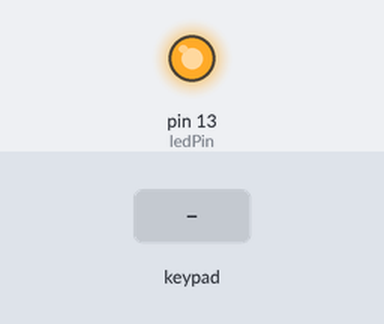
Simulated run of this sketch. Board: Arduino Uno, built with avr-gcc and run on an emulated ATmega328P. On the bench: output pins drawn as LEDs (lit = HIGH). Wiring (inferred from the signals the program sends): 4×4 keypad with keys 1 2 3 A 4 5 6 B 7 8 9 C * 0 # D: rows A0, pin 15, pin 16, pin 17; columns pin 2, pin 3, pin 4, pin 5. Inputs (shaded band) come from the test bench. Pins used as bus, display or sensor lines are not drawn; what the sketch prints to the serial monitor is not drawn.

Above: at 1.2 s.
1.3 s: key 'D' pressed
At 1.37 s:
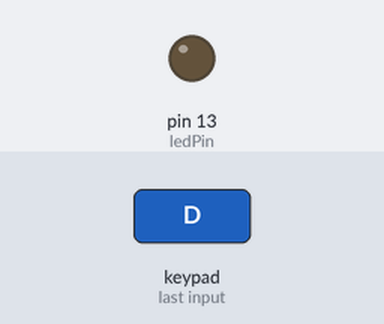
2.9 s: keypad keys 1 2 pressed 0.4 s apart
5.2 s: key 'A' pressed
6.7 s: keypad keys 1 2 # pressed 0.4 s apart
9.4 s: key 'B' pressed
10.9 s: keypad keys 1 2 * pressed 0.4 s apart
Timing chart, 0 to 13.9 s (numbered marks = the images above; inputs shaded):
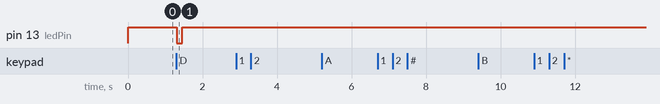

The sketch:

T4_Keypad_01.ino
```cpp
const bool debug=false;
const bool lcd=true;
const int buttonPin = 2;     // the number of the pushbutton pin
const int ledPin =  13;      // the number of the LED pin
const byte r0 = A0;
const byte c0 = 2;
const char digits[][4] = {
  {'1','2','3','A'},
  {'4','5','6','B'},
  {'7','8','9','C'},
  {'*','0','#','D'},
};

// variables will change:
int buttonState = 0;         // variable for reading the pushbutton status

void setup() {
  // initialize the LED pin as an output:
  pinMode(ledPin, OUTPUT);

 // Rows are outputs, Cols are inputs
 for (byte r=0; r<4; r++) pinMode(r0+r,OUTPUT);
 for (byte c=0; c<4; c++) pinMode(c0+c,INPUT_PULLUP);

 Serial.begin(9600);
}

void loop(){
  byte pressed = ReadKeypad();

  // check if the pushbutton is pressed.
  // if it is, the buttonState is HIGH:
  if (buttonState == HIGH) {
    // turn LED on:
    digitalWrite(ledPin, HIGH);
  }
  else {
    // turn LED off:
    digitalWrite(ledPin, LOW);
  }
}

char ReadKeypad()
{
  char pressed = '?';

  if (debug) Serial.println();
  for (byte r=0; r<4; r++)
  {
    if (debug)
    {
      Serial.print("row ");
      Serial.print(r);
      Serial.print(": ");
    }
    digitalWrite(r0+r,LOW);

    for (byte c=0; c<4; c++)
    {
      buttonState = digitalRead(c0+c);
      if (debug) {Serial.print(buttonState); Serial.print(" ");}
      if (buttonState==0)
      {
        pressed = digits[r][c];
        if (debug) {Serial.print("Pressed: "); Serial.println(pressed);}
        if (lcd) {
          Serial.write(0xFE);
          Serial.write(0x51);
          delay(5);
          Serial.print(pressed);
        }
      }
    }
    if (debug) Serial.println();
    digitalWrite(r0+r,HIGH);
  }

  return pressed;
}
```

Measured:
- after the input at 1.3 s, pin 13 (ledPin): HIGH → LOW at once, → HIGH 0.15 s later
- after the input at 2.9 s, every drawn part: stays the same
- after the input at 5.2 s, every drawn part: stays the same
- after the input at 6.7 s, every drawn part: stays the same
- after the input at 9.4 s, every drawn part: stays the same
- after the input at 10.9 s, every drawn part: stays the same
